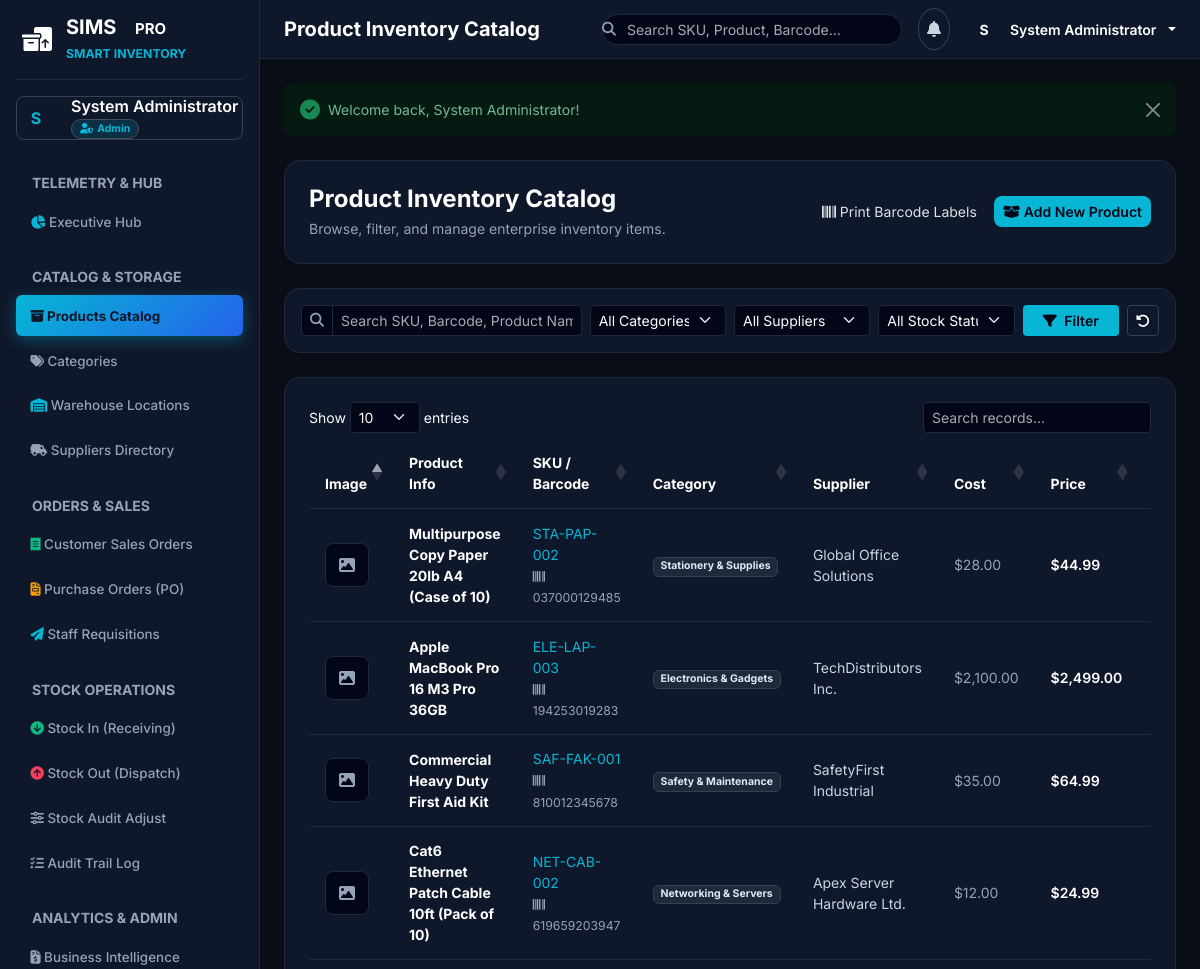
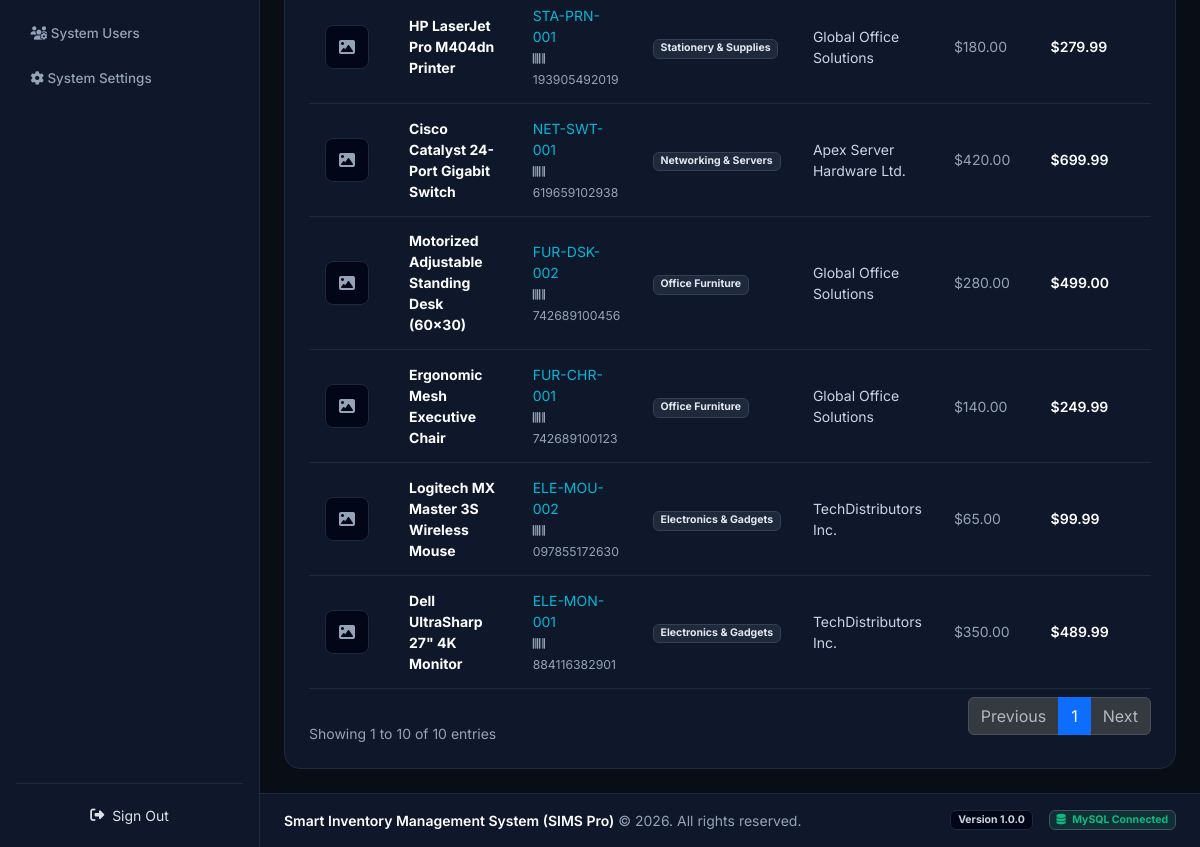
Screenshot of /products (signed in) with the database file from the repository (2 pictures, top to bottom).
### tables this page shows
CREATE TABLE IF NOT EXISTS `products` (
    `product_id` INT AUTO_INCREMENT PRIMARY KEY,
    `product_name` VARCHAR(150) NOT NULL,
    `sku` VARCHAR(50) NOT NULL UNIQUE,
    `barcode` VARCHAR(50) NULL UNIQUE,
    `description` TEXT NULL,
    `category_id` INT NOT NULL,
    `supplier_id` INT NOT NULL,
    `unit_price` DECIMAL(10,2) NOT NULL DEFAULT 0.00,
    `selling_price` DECIMAL(10,2) NOT NULL DEFAULT 0.00,
    `quantity` INT NOT NULL DEFAULT 0,
    `min_stock_level` INT NOT NULL DEFAULT 5,
    `image` VARCHAR(255) NULL,
    `created_at` DATETIME DEFAULT CURRENT_TIMESTAMP,
    FOREIGN KEY (`category_id`) REFERENCES `categories`(`category_id`) ON DELETE CASCADE ON UPDATE CASCADE,
    FOREIGN KEY (`supplier_id`) REFERENCES `suppliers`(`supplier_id`) ON DELETE CASCADE ON UPDATE CASCADE
);

CREATE TABLE IF NOT EXISTS `categories` (
    `category_id` INT AUTO_INCREMENT PRIMARY KEY,
    `category_name` VARCHAR(100) NOT NULL UNIQUE,
    `description` TEXT NULL,
    `created_at` DATETIME DEFAULT CURRENT_TIMESTAMP
);

CREATE TABLE IF NOT EXISTS `suppliers` (
    `supplier_id` INT AUTO_INCREMENT PRIMARY KEY,
    `supplier_name` VARCHAR(100) NOT NULL,
    `contact_person` VARCHAR(100) NULL,
    `phone` VARCHAR(30) NULL,
    `email` VARCHAR(100) NULL,
    `address` TEXT NULL,
    `created_at` DATETIME DEFAULT CURRENT_TIMESTAMP
);

### app/Views/products/index.php (the view, shortened to what the rows shown need)
<div class="container-fluid px-0">
    <div class="card border-0 rounded-4 bg-slate-900 p-4">
        <div class="table-responsive">
            <table class="table align-middle mb-0" id="productsDataTable">
                <thead>
                    <tr class="text-slate-400">
                        <th style="width: 60px;">Image</th>
                        <th>Product Info</th>
                        <th>SKU / Barcode</th>
                        <th>Category</th>
                        <th>Supplier</th>
                        <th>Cost</th>
                        <th>Price</th>
                        <th>Qty</th>
                    </tr>
                </thead>
                <tbody>
                    <?php foreach ($products as $p): ?>
                        <tr>
                            <td>
                                <?php if ($p->image && file_exists(UPLOAD_PATH . '/' . $p->image)): ?>
                                    <img src="/uploads/products/<?= htmlspecialchars($p->image) ?>" alt="Product" class="rounded-3 border border-slate-800 object-fit-cover" style="width: 44px; height: 44px;">
                                <?php else: ?>
                                    <div class="rounded-3 bg-slate-950 border border-slate-800 text-slate-400 d-flex align-items-center justify-content-center" style="width: 44px; height: 44px;">
                                        <i class="fas fa-image fs-6"></i>
                                    </div>
                                <?php endif; ?>
                            </td>
                            <td>
                                <a href="/products/show?id=<?= $p->product_id ?>" class="fw-bold text-white text-decoration-none view-product-detail" data-id="<?= $p->product_id ?>">
                                    <?= htmlspecialchars($p->product_name) ?>
                                </a>
                            </td>
                            <td>
                                <div class="fw-mono text-cyan fs-7"><?= htmlspecialchars($p->sku) ?></div>
                                <small class="text-slate-400 fs-8"><i class="fas fa-barcode me-1"></i><?= htmlspecialchars($p->barcode ?? 'N/A') ?></small>
                            </td>
                            <td><span class="badge bg-slate-800 text-slate-200 border border-slate-700"><?= htmlspecialchars($p->category_name ?? 'Unassigned') ?></span></td>
                            <td class="fs-7 text-slate-300"><?= htmlspecialchars($p->supplier_name ?? 'N/A') ?></td>
                            <td class="text-slate-400 fs-7">$<?= number_format($p->unit_price, 2) ?></td>
                            <td class="fw-semibold text-white">$<?= number_format($p->selling_price, 2) ?></td>
                            <td class="fw-bold fs-6"><?= number_format($p->quantity) ?></td>
                        </tr>
                    <?php endforeach; ?>
                </tbody>
            </table>
        </div>
    </div>
</div>

### rows the page displays
products: product_name "Multipurpose Copy Paper 20lb A4 (Case of 10)", sku "STA-PAP-002", barcode "037000129485", category.category_name "Stationery & Supplies", supplier.supplier_name "Global Office Solutions", unit_price "28.00", selling_price "44.99"
products: product_name "Apple MacBook Pro 16 M3 Pro 36GB", sku "ELE-LAP-003", barcode "194253019283", category.category_name "Electronics & Gadgets", supplier.supplier_name "TechDistributors Inc.", unit_price "2,100.00", selling_price "2,499.00"
products: product_name "Commercial Heavy Duty First Aid Kit", sku "SAF-FAK-001", barcode "810012345678", category.category_name "Safety & Maintenance", supplier.supplier_name "SafetyFirst Industrial", unit_price "35.00", selling_price "64.99"
products: product_name "Cat6 Ethernet Patch Cable 10ft (Pack of 10)", sku "NET-CAB-002", barcode "619659203947", category.category_name "Networking & Servers", supplier.supplier_name "Apex Server Hardware Ltd.", unit_price "12.00", selling_price "24.99"
products: product_name "HP LaserJet Pro M404dn Printer", sku "STA-PRN-001", barcode "193905492019", category.category_name "Stationery & Supplies", supplier.supplier_name "Global Office Solutions", unit_price "180.00", selling_price "279.99"
products: product_name "Cisco Catalyst 24-Port Gigabit Switch", sku "NET-SWT-001", barcode "619659102938", category.category_name "Networking & Servers", supplier.supplier_name "Apex Server Hardware Ltd.", unit_price "420.00", selling_price "699.99"
products: product_name "Motorized Adjustable Standing Desk (60x30)", sku "FUR-DSK-002", barcode "742689100456", category.category_name "Office Furniture", supplier.supplier_name "Global Office Solutions", unit_price "280.00", selling_price "499.00"
products: product_name "Ergonomic Mesh Executive Chair", sku "FUR-CHR-001", barcode "742689100123", category.category_name "Office Furniture", supplier.supplier_name "Global Office Solutions", unit_price "140.00", selling_price "249.99"
products: product_name "Logitech MX Master 3S Wireless Mouse", sku "ELE-MOU-002", barcode "097855172630", category.category_name "Electronics & Gadgets", supplier.supplier_name "TechDistributors Inc.", unit_price "65.00", selling_price "99.99"
products: product_name "Dell UltraSharp 27\" 4K Monitor", sku "ELE-MON-001", barcode "884116382901", category.category_name "Electronics & Gadgets", supplier.supplier_name "TechDistributors Inc.", unit_price "350.00", selling_price "489.99"

### other values shown
substr($userName, 0, 1) "S"
$userName "System Administrator"
$userRole "Admin"
$pageTitle "Product Inventory Catalog"
substr($_SESSION['user']['name'] ?? 'U', 0, 1) "S"
$_SESSION['user']['name'] "System Administrator"
$flash['value'] "Welcome back, System Administrator!"
